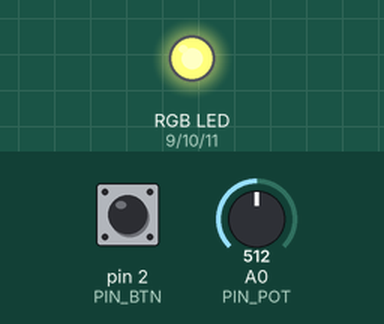
Simulated run of this sketch. Board: Arduino Uno, built with avr-gcc and run on an emulated ATmega328P. Parts: an RGB LED mixed from three pins (HIGH = lit). The inputs (shaded band) are chosen by the test bench; at power-on: pin 2 (PIN_BTN) LOW, A0 (PIN_POT) = 512.

Above: at 1.2 s.
1.3 s: pin 2 (PIN_BTN) pulled HIGH for 0.15 s
At 2.08 s:
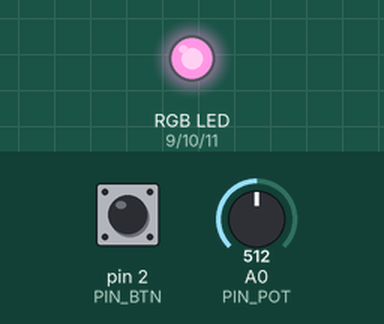
4.3 s: A0 (PIN_POT) set to 716
At 4.55 s:
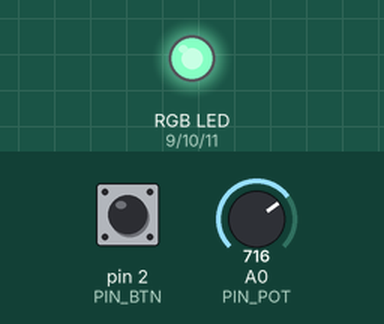
7.3 s: A0 (PIN_POT) set to 900
At 7.9 s:
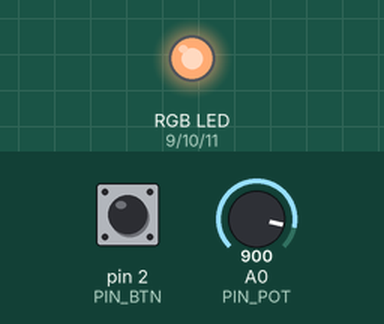
10.3 s: A0 (PIN_POT) set to 511
13.3 s: A0 (PIN_POT) set to 1023
16.3 s: pin 2 (PIN_BTN) pulled HIGH for 1 s
At 16.47 s:
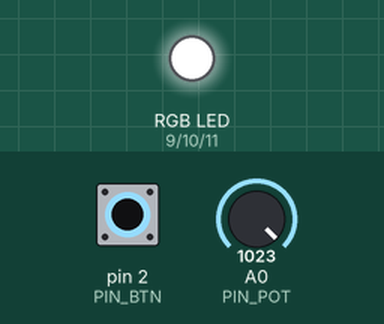
Timing chart, 0 to 19.3 s (numbered marks = the images above; inputs shaded):
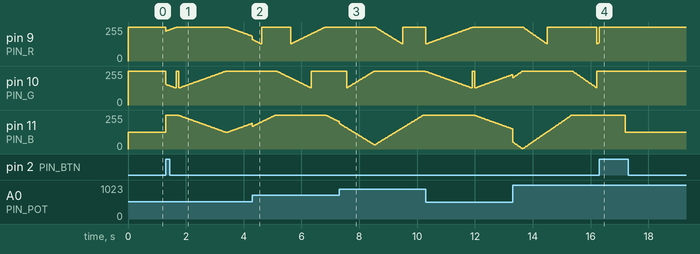

Measured:
- after the input at 16.3 s, pin 10 (PIN_G): stops changing and stays 255/255

The sketch:

middle.ino
```cpp
// HW3-1 Light Stick 加油棒
// 共陽極 RGB LED + IN/VCC/GND 按鈕模組
// 按鈕：切換模式　可變電阻：調亮度

const int PIN_R = 9;
const int PIN_G = 10;
const int PIN_B = 11;
const int PIN_BTN = 2;
const int PIN_POT = A0;

const bool COMMON_ANODE = true;   // 共陽極 = true
const int MODE_COUNT = 4;

int mode = 0;
int brightness = 255;             // 0~255，由旋鈕決定

// 按鈕防彈跳用（模組按下時輸出 HIGH，平常是 LOW）
int lastBtnState = LOW;
unsigned long lastDebounce = 0;

// 輸出顏色（會自動套用亮度）
void setColor(int r, int g, int b) {
  r = r * brightness / 255;
  g = g * brightness / 255;
  b = b * brightness / 255;
  if (COMMON_ANODE) {
    r = 255 - r;
    g = 255 - g;
    b = 255 - b;
  }
  analogWrite(PIN_R, r);
  analogWrite(PIN_G, g);
  analogWrite(PIN_B, b);
}

// 色輪：pos 0~255 對應彩虹顏色
void wheel(byte pos, int &r, int &g, int &b) {
  if (pos < 85) {
    r = 255 - pos * 3; g = pos * 3; b = 0;
  } else if (pos < 170) {
    pos -= 85;
    r = 0; g = 255 - pos * 3; b = pos * 3;
  } else {
    pos -= 170;
    r = pos * 3; g = 0; b = 255 - pos * 3;
  }
}

void setup() {
  pinMode(PIN_R, OUTPUT);
  pinMode(PIN_G, OUTPUT);
  pinMode(PIN_B, OUTPUT);
  pinMode(PIN_BTN, INPUT);        // 模組自帶電路，不用內建上拉
}

void loop() {
  // 1. 讀旋鈕調亮度（最低留 10，避免完全熄滅）
  brightness = map(analogRead(PIN_POT), 0, 1023, 10, 255);

  // 2. 讀按鈕，按下時切換模式
  int reading = digitalRead(PIN_BTN);
  if (reading != lastBtnState && millis() - lastDebounce > 50) {
    lastDebounce = millis();
    if (reading == HIGH) {          // 按下瞬間
      mode = (mode + 1) % MODE_COUNT;
    }
  }
  lastBtnState = reading;

  // 3. 依模式顯示燈光
  switch (mode) {
    case 0: {  // 白光常亮
      setColor(255, 255, 255);
      break;
    }
    case 1: {  // 彩虹漸變
      int r, g, b;
      byte pos = (millis() / 20) % 256;
      wheel(pos, r, g, b);
      setColor(r, g, b);
      break;
    }
    case 2: {  // 紫色呼吸燈
      int t = (millis() / 5) % 510;
      int v = (t < 255) ? t : 510 - t;
      setColor(v, 0, v);
      break;
    }
    case 3: {  // 紅藍交替閃爍
      if ((millis() / 150) % 2 == 0) {
        setColor(255, 0, 0);
      } else {
        setColor(0, 0, 255);
      }
      break;
    }
  }
}
```
